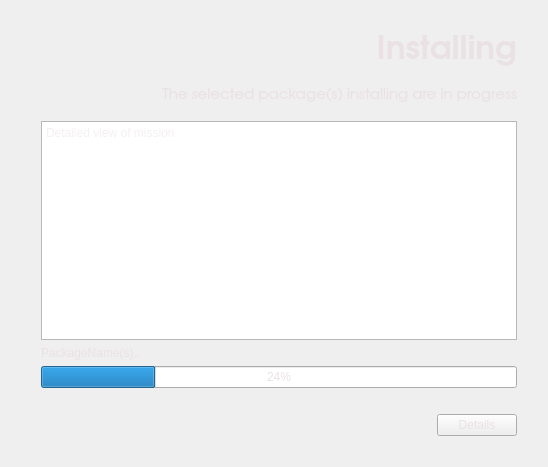
<?xml version="1.0" encoding="UTF-8"?>
<ui version="4.0">
 <class>installprogressWidget</class>
 <widget class="QWidget" name="installprogressWidget">
  <property name="geometry">
   <rect>
    <x>0</x>
    <y>0</y>
    <width>548</width>
    <height>467</height>
   </rect>
  </property>
  <property name="windowTitle">
   <string>Installation</string>
  </property>
  <property name="styleSheet">
   <string>color: rgb(234, 225, 228);</string>
  </property>
  <layout class="QGridLayout" name="gridLayout">
   <item row="5" column="1">
    <layout class="QVBoxLayout" name="verticalLayout">
     <item>
      <widget class="QTextBrowser" name="textBrowser">
       <property name="autoFillBackground">
        <bool>true</bool>
       </property>
       <property name="documentTitle">
        <string/>
       </property>
       <property name="html">
        <string>&lt;!DOCTYPE HTML PUBLIC &quot;-//W3C//DTD HTML 4.0//EN&quot; &quot;http://www.w3.org/TR/REC-html40/strict.dtd&quot;&gt;
&lt;html&gt;&lt;head&gt;&lt;meta name=&quot;qrichtext&quot; content=&quot;1&quot; /&gt;&lt;style type=&quot;text/css&quot;&gt;
p, li { white-space: pre-wrap; }
&lt;/style&gt;&lt;/head&gt;&lt;body style=&quot; font-family:'Noto Sans'; font-size:10pt; font-weight:400; font-style:normal;&quot;&gt;
&lt;p style=&quot;-qt-paragraph-type:empty; margin-top:0px; margin-bottom:0px; margin-left:0px; margin-right:0px; -qt-block-indent:0; text-indent:0px;&quot;&gt;&lt;br /&gt;&lt;/p&gt;&lt;/body&gt;&lt;/html&gt;</string>
       </property>
       <property name="placeholderText">
        <string>Detailed view of mission</string>
       </property>
      </widget>
     </item>
     <item>
      <widget class="QLabel" name="label_2">
       <property name="text">
        <string>PackageName(s)..</string>
       </property>
      </widget>
     </item>
     <item>
      <widget class="QProgressBar" name="progressBar">
       <property name="value">
        <number>24</number>
       </property>
      </widget>
     </item>
     <item>
      <spacer name="verticalSpacer_3">
       <property name="orientation">
        <enum>Qt::Vertical</enum>
       </property>
       <property name="sizeType">
        <enum>QSizePolicy::Fixed</enum>
       </property>
       <property name="sizeHint" stdset="0">
        <size>
         <width>20</width>
         <height>20</height>
        </size>
       </property>
      </spacer>
     </item>
     <item>
      <layout class="QHBoxLayout" name="horizontalLayout">
       <item>
        <spacer name="horizontalSpacer_5">
         <property name="orientation">
          <enum>Qt::Horizontal</enum>
         </property>
         <property name="sizeType">
          <enum>QSizePolicy::Expanding</enum>
         </property>
         <property name="sizeHint" stdset="0">
          <size>
           <width>20</width>
           <height>20</height>
          </size>
         </property>
        </spacer>
       </item>
       <item>
        <widget class="QPushButton" name="pushButton">
         <property name="text">
          <string>Details</string>
         </property>
        </widget>
       </item>
      </layout>
     </item>
    </layout>
   </item>
   <item row="5" column="0">
    <spacer name="horizontalSpacer_3">
     <property name="orientation">
      <enum>Qt::Horizontal</enum>
     </property>
     <property name="sizeType">
      <enum>QSizePolicy::Fixed</enum>
     </property>
     <property name="sizeHint" stdset="0">
      <size>
       <width>30</width>
       <height>20</height>
      </size>
     </property>
    </spacer>
   </item>
   <item row="5" column="2">
    <spacer name="horizontalSpacer_4">
     <property name="orientation">
      <enum>Qt::Horizontal</enum>
     </property>
     <property name="sizeType">
      <enum>QSizePolicy::Fixed</enum>
     </property>
     <property name="sizeHint" stdset="0">
      <size>
       <width>20</width>
       <height>20</height>
      </size>
     </property>
    </spacer>
   </item>
   <item row="3" column="1">
    <widget class="QLabel" name="labelMouseDesc">
     <property name="sizePolicy">
      <sizepolicy hsizetype="Expanding" vsizetype="Preferred">
       <horstretch>0</horstretch>
       <verstretch>0</verstretch>
      </sizepolicy>
     </property>
     <property name="font">
      <font>
       <family>URW Gothic L</family>
       <pointsize>11</pointsize>
      </font>
     </property>
     <property name="styleSheet">
      <string notr="true"/>
     </property>
     <property name="text">
      <string>&lt;!DOCTYPE HTML PUBLIC &quot;-//W3C//DTD HTML 4.0//EN&quot; &quot;http://www.w3.org/TR/REC-html40/strict.dtd&quot;&gt;
&lt;html&gt;&lt;head&gt;&lt;meta name=&quot;qrichtext&quot; content=&quot;1&quot; /&gt;&lt;style type=&quot;text/css&quot;&gt;
p, li { white-space: pre-wrap; }
&lt;/style&gt;&lt;/head&gt;&lt;body style=&quot; font-family:'URW Gothic L'; font-size:11pt; font-weight:400; font-style:normal;&quot;&gt;
&lt;p style=&quot; margin-top:0px; margin-bottom:0px; margin-left:0px; margin-right:0px; -qt-block-indent:0; text-indent:0px;&quot;&gt;The selected package(s) installing are in progress&lt;/p&gt;&lt;/body&gt;&lt;/html&gt;</string>
     </property>
     <property name="alignment">
      <set>Qt::AlignRight|Qt::AlignTrailing|Qt::AlignVCenter</set>
     </property>
     <property name="wordWrap">
      <bool>true</bool>
     </property>
    </widget>
   </item>
   <item row="1" column="1">
    <widget class="QLabel" name="label">
     <property name="sizePolicy">
      <sizepolicy hsizetype="Preferred" vsizetype="Fixed">
       <horstretch>0</horstretch>
       <verstretch>0</verstretch>
      </sizepolicy>
     </property>
     <property name="minimumSize">
      <size>
       <width>0</width>
       <height>50</height>
      </size>
     </property>
     <property name="font">
      <font>
       <family>URW Gothic L</family>
       <pointsize>25</pointsize>
       <weight>75</weight>
       <bold>true</bold>
      </font>
     </property>
     <property name="styleSheet">
      <string/>
     </property>
     <property name="text">
      <string>Installing</string>
     </property>
     <property name="alignment">
      <set>Qt::AlignRight|Qt::AlignTrailing|Qt::AlignVCenter</set>
     </property>
    </widget>
   </item>
   <item row="0" column="1">
    <spacer name="verticalSpacer">
     <property name="orientation">
      <enum>Qt::Vertical</enum>
     </property>
     <property name="sizeType">
      <enum>QSizePolicy::Fixed</enum>
     </property>
     <property name="sizeHint" stdset="0">
      <size>
       <width>20</width>
       <height>10</height>
      </size>
     </property>
    </spacer>
   </item>
   <item row="2" column="1">
    <spacer name="verticalSpacer_5">
     <property name="orientation">
      <enum>Qt::Vertical</enum>
     </property>
     <property name="sizeType">
      <enum>QSizePolicy::Preferred</enum>
     </property>
     <property name="sizeHint" stdset="0">
      <size>
       <width>20</width>
       <height>10</height>
      </size>
     </property>
    </spacer>
   </item>
   <item row="6" column="1">
    <spacer name="verticalSpacer_6">
     <property name="orientation">
      <enum>Qt::Vertical</enum>
     </property>
     <property name="sizeType">
      <enum>QSizePolicy::Fixed</enum>
     </property>
     <property name="sizeHint" stdset="0">
      <size>
       <width>20</width>
       <height>20</height>
      </size>
     </property>
    </spacer>
   </item>
   <item row="4" column="1">
    <spacer name="verticalSpacer_4">
     <property name="orientation">
      <enum>Qt::Vertical</enum>
     </property>
     <property name="sizeType">
      <enum>QSizePolicy::Fixed</enum>
     </property>
     <property name="sizeHint" stdset="0">
      <size>
       <width>20</width>
       <height>10</height>
      </size>
     </property>
    </spacer>
   </item>
  </layout>
 </widget>
 <resources/>
 <connections/>
</ui>
